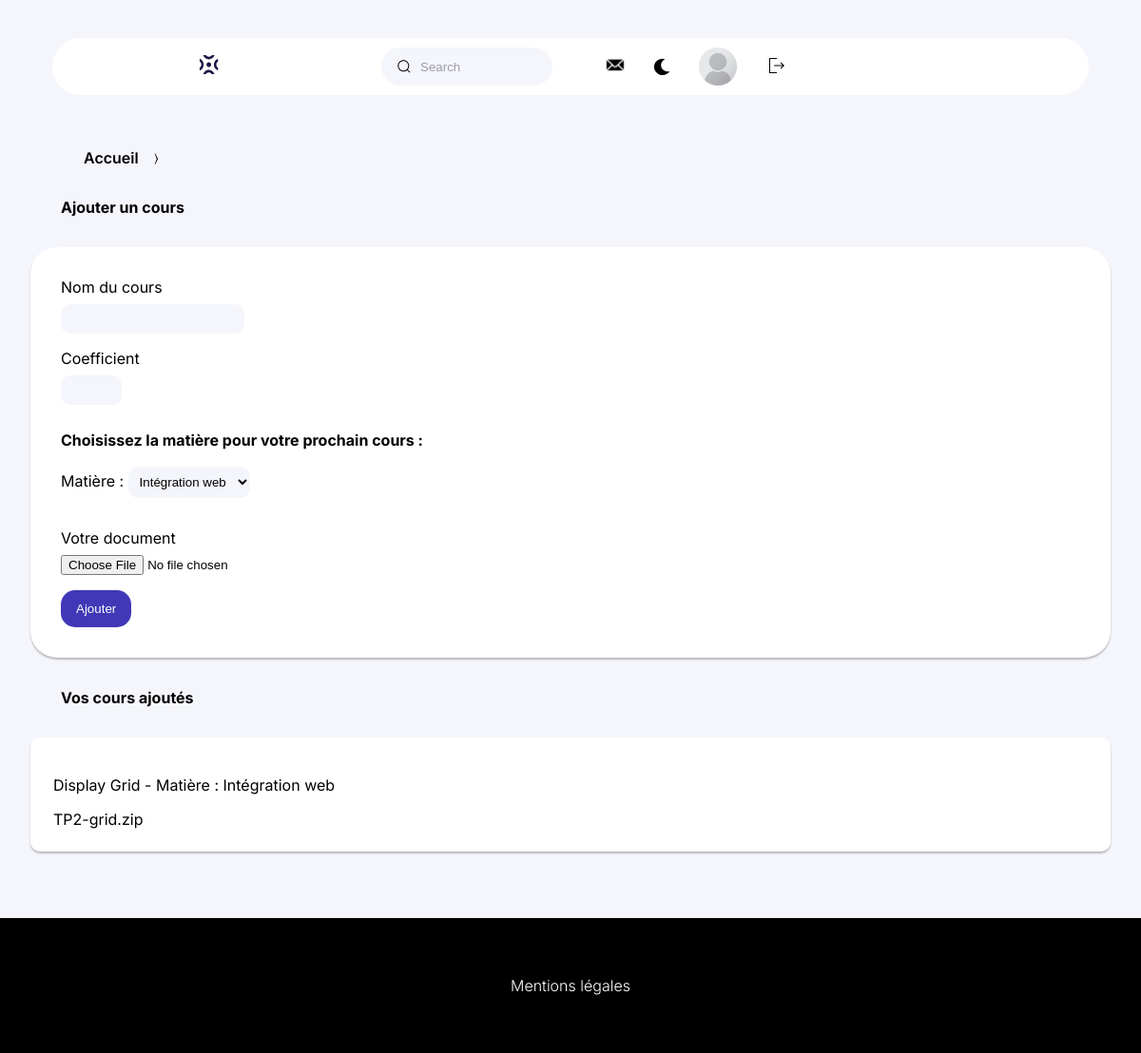
The app's page /ajout_cours.php (signed in) with its own data.
### tables this page shows
CREATE TABLE IF NOT EXISTS `utilisateurs` (
  `login` varchar(100) NOT NULL,
  `nom` varchar(200)  NOT NULL,
  `prenom` varchar(200)  NOT NULL,
  `id_utilisateurs` int NOT NULL AUTO_INCREMENT,
  `mot_de_passe` varchar(255) NOT NULL,
  `photoprofil` text NOT NULL,
  `role` varchar(800) NOT NULL,
  `email` varchar(200)  NOT NULL,
  `promotion` varchar(100)  DEFAULT NULL,
  `bio` varchar(500)  DEFAULT NULL,
  PRIMARY KEY (`id_utilisateurs`),
  UNIQUE KEY `nom` (`nom`),
  UNIQUE KEY `prenom` (`prenom`),
  UNIQUE KEY `email` (`email`),
  UNIQUE KEY `login` (`login`)
);

CREATE TABLE IF NOT EXISTS `cours` (
  `id_cours` int NOT NULL AUTO_INCREMENT,
  `cours` varchar(50) NOT NULL,
  `document` text NOT NULL,
  `externe_prof` int NOT NULL,
  `coef` int DEFAULT NULL,
  `ext_matiere` int NOT NULL,
  PRIMARY KEY (`id_cours`)
);

CREATE TABLE IF NOT EXISTS `grossematiere` (
  `id_matiere` int NOT NULL AUTO_INCREMENT,
  `nom_mat` text NOT NULL,
  `coefficient` int NOT NULL,
  `illustration` text NOT NULL,
  `type` varchar(200)  NOT NULL,
  `prof_ext` int NOT NULL,
  PRIMARY KEY (`id_matiere`)
);

### ajout_cours.php (the view, shortened to what this page needs)
<!DOCTYPE html>
<html lang="fr">
<head>
    <link rel='stylesheet' href='css/style_navigation.css'>
    <link rel='stylesheet' href='css/style_backoffice.css'>
    <link rel='stylesheet' href='css/dark_mode.css'>
</head>
<body>
    <header>
        <div class='menu'>
            <a href='backofficeprof.php'><img class="logo" src='./img/logo.svg' alt="page d'accueil"
                    aria-current="currentpage"></a>
            <nav class='navigation'>
                <div class='group'>
                    <input id="barre de recherche" class='input' type='search' placeholder='Search' />
                </div>
                <div class='icon-photo'>
                    <a href='messagerie.php'><img class='lettre' src='./img/1-lettre.svg' alt="messagerie"></a>
                    <button class="dark_button" onclick="toggleDarkMode()"><img class='dark_mode' src='./img/1-moon.svg'
                            alt="mode sombre"></button>
                    <div class='photo-2'>
                        <?php
                        include('connexion.php');
                        if (isset($_SESSION["login"])) {
                            $stmt = $db->prepare('SELECT * FROM utilisateurs WHERE login=:login');
                            $stmt->bindValue(':login', $_SESSION["login"], PDO::PARAM_STR);
                            $stmt->execute();
                            $result = $stmt->fetch(PDO::FETCH_ASSOC);
                            if ($result) {
                                echo "
                                <a href='profil.php'> <img src='upload/{$result['photoprofil']}' alt='' class='photo-2'></a>";
                            }
                        }
                        ?>
                    </div>
                    <form action="deconnexion.php" method="GET">
                        <button type="submit" name="deconnect" id="btnDeconnexion">
                            <img class="logout" src="img/1-logout.svg" alt="Déconnexion">
                        </button>
                    </form>
                </div>
            </nav>
        </div>
    </header>
    <main>
        <div class='contain-back'>
            <nav class="fda" aria-label="Breadcrumb">
                <ul class="ul">
                    <li><a href="backofficeprof.php">Accueil</a></li><span> 〉 </span>
                </ul>
            </nav>
            <h1 class="h1">Ajouter un cours</h1>
            <form class="ajouter" action="traitecours.php" method="POST" enctype="multipart/form-data">
                <label for="module">Nom du cours</label><br>
                <input type="text" id="module" name="cours" required><br>
                <label for="co">Coefficient</label><br>
                <input type="number" id="co" name="coef" min="0" max="20"><br>
                <h1>Choisissez la matière pour votre prochain cours :</h1>
                <label for="matiere">Matière :</label>
                <select name="matierechoisi" id="matiere" required>
                    <?php
                    include("connexion.php");
                    if (isset($_SESSION["login"])) {
                        $requete = 'SELECT * FROM grossematiere WHERE prof_ext = :idProfesseur';
                        $stmt = $db->prepare($requete);
                        $stmt->bindValue(':idProfesseur', $_SESSION["id"], PDO::PARAM_INT);
                        $stmt->execute();
                        $result = $stmt->fetchAll(PDO::FETCH_ASSOC);
                        foreach ($result as $matiere) {
                            echo "<option value='{$matiere['id_matiere']}'>{$matiere['nom_mat']}</option>";
                        }
                    }
                    ?>
                </select>
                <p>Votre document</p>
                <input type="file" name="document" accept=".pdf, .odt, .pptx, .docx, .xlsx" required> <br>
                <button type="submit" name='ajoutercours'>Ajouter</button>
            </form>
            <div>
                <h1 class="h1">Vos cours ajoutés</h1>
                <?php
                include("connexion.php");
                if (isset($_SESSION["login"])) {
                    $requete = "SELECT cours.*, grossematiere.nom_mat FROM cours INNER JOIN grossematiere ON cours.ext_matiere = grossematiere.id_matiere INNER JOIN utilisateurs ON grossematiere.prof_ext = utilisateurs.id_utilisateurs WHERE utilisateurs.login = :login AND utilisateurs.role = 'Enseignant.e'";
                    $stmt = $db->prepare($requete);
                    $stmt->bindValue(":login", $_SESSION["login"], PDO::PARAM_STR);
                    $stmt->execute();
                    $resultat = $stmt->fetchAll(PDO::FETCH_ASSOC);
                    foreach ($resultat as $cours) {
                        $chemindoc = "documents/" . $cours["document"];
                        echo "<div class='cours'>
                    <div>
                            <p>{$cours['cours']} - Matière : {$cours['nom_mat']}</p>
                            <a href='{$chemindoc}'>{$cours["document"]}</a>
                            </div>
                        </div>";
                    }
                } else {
                    echo "<p> Vous n'avez pas encore de cours ajoutés </p>";
                }
                ?>
            </div>
        </div>
    </main>
    <footer>
        <a href='mentions_legales.html'>
            <p> Mentions légales </p>
        </a>
    </footer>
</body>
</html>

### css/style_navigation.css (style rules this page uses)
body { margin: 0; background-color: var(--bg); overflow-x: hidden; font-family: 'Inter', sans-serif; }
:root { --main: #ffffff; --black: #000000; --purple: #4038b7; --bg: #f5f6fb; --grey: #414141; --blue: #1a1545; }
a { text-decoration: none; color: var(--black); transition: 0.5s ease; }
li { list-style-type: none; }
header a { font: 400 1rem "Inter", sans-serif; }
h1, h2 { font-size: 1rem; }
.menu { display: flex; align-items: center; justify-content: space-evenly; background-color: var(--main); padding: 10px 0px; margin: 20px 25px; gap: 1rem; border-radius: 55px; }
ul li:nth-child(1) a { margin-top: 1.5rem; }
.lettre { height: 20px; }
.choix, .icon-photo { display: none; }
footer { background-color: #000; text-align: center; padding: 45px 0; margin-top: 70px; }
footer a { color: var(--main); font-weight: 300; }
.fda ul { display: flex; align-items: center; }
.fda li { margin: 1rem; font-weight: 600; }
.group { display: flex; line-height: 28px; align-items: center; position: relative; }
.input { width: 40vw; height: 40px; line-height: 28px; padding: 0 1rem; padding-left: 2.5rem; border: 1px solid transparent; border-radius: 20px; outline: none; background-color: var(--bg); color: var(--black); transition: 0.3s ease; }
.input::placeholder { color: #9e9ea7; }
.icon { position: absolute; left: 1rem; width: 1rem; height: 1rem; }
@media screen and (min-width: 768px) { .menu { margin: 35px 55px; } }
@media screen and (min-width: 1024px) { .navigation { display: flex; gap: 25px; } }
@media screen and (min-width: 1024px) { .menu { margin: 40px 15px; } }
@media screen and (min-width: 1024px) { .input { width: 15vw; } }
@media screen and (min-width: 1024px) { .icon-photo { display: flex; gap: 1.5rem; align-items: center; } }
@media screen and (min-width: 1024px) { .photo-2 { width: 40px; height: 40px; background-color: var(--bg); border-radius: 50%; } }
@media screen and (min-width: 1024px) { .logo { cursor: pointer; height: 20px; } }
@media screen and (min-width: 1024px) { #btnDeconnexion { cursor: pointer; width: 20px; height: 20px; object-fit: cover; border: none; background-color: transparent; } }
@media screen and (min-width: 1024px) { .fda ul { margin-left: 2rem; } }
@media screen and (min-width: 1080px) { .navigation { gap: 2rem; } }
@media screen and (min-width: 1200px) { .menu { margin: 40px 55px; } }
@media screen and (min-width: 1200px) { .navigation { gap: 3.5rem; } }
.dark_button { background: none; border: none; height: 20px; cursor: pointer; }

### css/style_backoffice.css (style rules this page uses)
.contain-back { min-height: 70vh; }
.h1 { padding-left: 4rem; }
.ajouter { background-color: white; box-shadow: 0px 2px 2px 0px rgba(0, 0, 0, 0.25); margin: 2rem; padding: 2rem; border-radius: 28px; }
.ajouter input, .ajouter select { margin: 0.5rem 0 1rem 0; padding: 0.5rem; background-color: var(--bg); border: transparent; border-radius: 10px; }
.ajouter button, input[type="submit"] { cursor: pointer; background-color: var(--purple); border: transparent; border-radius: 15px; padding: 0.75rem 1rem; color: var(--main); transition: background-color 0.3s ease; }
.cours { background-color: var(--main); margin: 2rem 2rem 1rem 2rem; border-radius: 10px; box-shadow: 0px 2px 2px 0px rgba(0, 0, 0, 0.25); display: flex; }
.cours div { padding: 1.5rem; }
.cours a { display: block; }
input[type="file"] { background-color: transparent; padding: 0; border-radius: 0px; }
form p { margin-bottom: 0; }

### css/dark_mode.css (style rules this page uses)
:root { --dark_background: #0B1437; --dark_main: #111C44; }

### records on screen
utilisateurs: photoprofil (placeholder picture)
cours: cours "Display Grid", grossematiere.nom_mat "Intégration web", document "TP2-grid.zip"

### other values on screen
form field matierechoisi "Intégration web"
